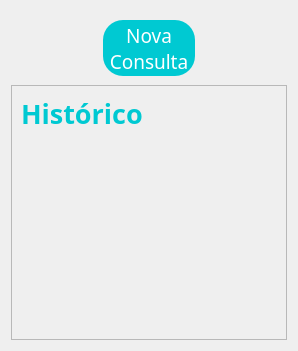
          <widget class="QWidget" name="pg_ConsultaEHistorico">
           <layout class="QVBoxLayout" name="verticalLayout_23">
            <property name="spacing">
             <number>0</number>
            </property>
            <item>
             <widget class="QFrame" name="frame_BtnNovaConsulta">
              <property name="frameShape">
               <enum>QFrame::NoFrame</enum>
              </property>
              <property name="frameShadow">
               <enum>QFrame::Raised</enum>
              </property>
              <layout class="QHBoxLayout" name="horizontalLayout_40">
               <item>
                <widget class="QToolButton" name="btn_NovaConsulta">
                 <property name="font">
                  <font>
                   <family>Tw Cen MT</family>
                   <pointsize>14</pointsize>
                  </font>
                 </property>
                 <property name="cursor">
                  <cursorShape>PointingHandCursor</cursorShape>
                 </property>
                 <property name="styleSheet">
                  <string notr="true">#btn_NovaConsulta{
background-color: rgb(0, 201, 210);
border-radius: 20px;
color: White;
font-size:14pt;
}

#btn_NovaConsulta:hover{
background-color: rgb(0, 123, 127);
border-radius: 20px;
}</string>
                 </property>
                 <property name="text">
                  <string>Nova
Consulta</string>
                 </property>
                 <property name="icon">
                  <iconset resource="../Img/Img_Main_/Icons_Img.qrc">
                   <normaloff>:/Icons/icon_NovaConsulta.png</normaloff>:/Icons/icon_NovaConsulta.png</iconset>
                 </property>
                 <property name="iconSize">
                  <size>
                   <width>60</width>
                   <height>60</height>
                  </size>
                 </property>
                 <property name="toolButtonStyle">
                  <enum>Qt::ToolButtonTextUnderIcon</enum>
                 </property>
                </widget>
               </item>
              </layout>
             </widget>
            </item>
            <item>
             <widget class="QFrame" name="frame_HistoricoDeConsulta">
              <property name="minimumSize">
               <size>
                <width>0</width>
                <height>0</height>
               </size>
              </property>
              <property name="frameShape">
               <enum>QFrame::StyledPanel</enum>
              </property>
              <property name="frameShadow">
               <enum>QFrame::Raised</enum>
              </property>
              <layout class="QVBoxLayout" name="verticalLayout_34">
               <item>
                <widget class="QLabel" name="label_HistoricoDeConsulta">
                 <property name="font">
                  <font>
                   <family>Tw Cen MT</family>
                   <pointsize>20</pointsize>
                   <weight>75</weight>
                   <bold>true</bold>
                  </font>
                 </property>
                 <property name="styleSheet">
                  <string notr="true">#label_HistoricoDeConsulta{
color: rgb(0, 201, 210)
}</string>
                 </property>
                 <property name="text">
                  <string>Histórico</string>
                 </property>
                </widget>
               </item>
               <item>
                <widget class="QTextEdit" name="textEdit_HistoricoDeConsulta">
                 <property name="enabled">
                  <bool>false</bool>
                 </property>
                 <property name="frameShape">
                  <enum>QFrame::NoFrame</enum>
                 </property>
                </widget>
               </item>
              </layout>
             </widget>
            </item>
           </layout>
          </widget>
